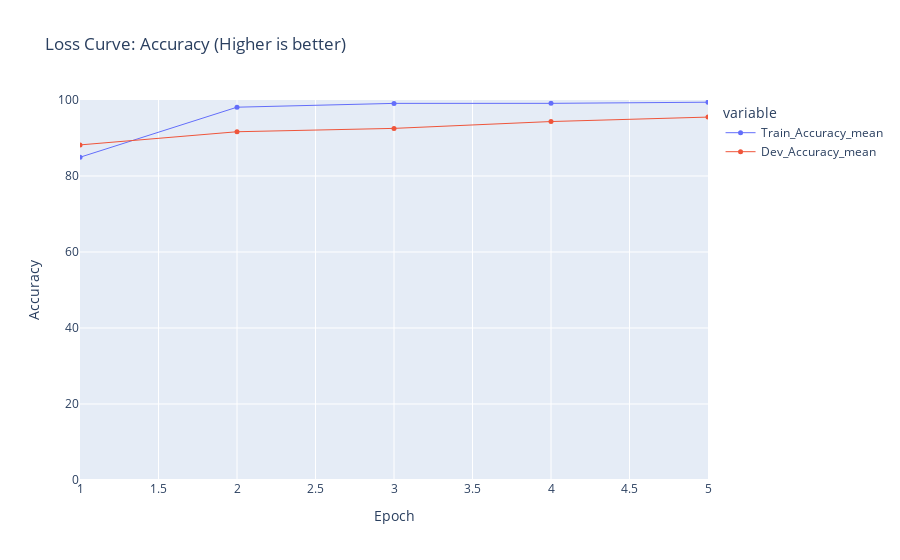

Source (notebook cell):
### Code cell
def plot_summary(df, percentage=True):
	x = df.columns[0]
	y = df.columns[1:]

	if percentage:
		df[y] *= 100

	fig = px.line(
		data_frame=df,
		x=x,
		y=y,
		title="Loss Curve: Accuracy (Higher is better)",
		range_x=[df[x].values.min(), df[x].values.max()],
		range_y=[0, 100 if percentage else 1], # df[y].values.min() * 0.95
		markers=True,
	)
	fig.update_layout(xaxis_title="Epoch", yaxis_title="Accuracy")
	fig.update_traces(
		patch={
			"marker": {"size": 5},
			"line": {
				"width": 1,
				# "dash": "dot"
			},
		}
	)

	fig.show()

plot_summary(summary)

### Figure 1 — Plotly figure (JSON) as saved in the notebook; plotly's stock layout.template omitted (floating-point values rounded to 4 significant figures)
{"data": [{"hovertemplate": "variable=Train_Accuracy_mean<br>Epoch_=%{x}<br>value=%{y}<extra></extra>", "legendgroup": "Train_Accuracy_mean", "line": {"color": "#636efa", "dash": "solid", "width": 1}, "marker": {"size": 5, "symbol": "circle"}, "mode": "lines+markers", "name": "Train_Accuracy_mean", "orientation": "v", "showlegend": true, "type": "scatter", "x": [1, 2, 3, 4, 5], "xaxis": "x", "y": [84.94, 98.11, 99.11, 99.12, 99.42], "yaxis": "y"}, {"hovertemplate": "variable=Dev_Accuracy_mean<br>Epoch_=%{x}<br>value=%{y}<extra></extra>", "legendgroup": "Dev_Accuracy_mean", "line": {"color": "#EF553B", "dash": "solid", "width": 1}, "marker": {"size": 5, "symbol": "circle"}, "mode": "lines+markers", "name": "Dev_Accuracy_mean", "orientation": "v", "showlegend": true, "type": "scatter", "x": [1, 2, 3, 4, 5], "xaxis": "x", "y": [88.18, 91.65, 92.53, 94.33, 95.5], "yaxis": "y"}], "layout": {"legend": {"title": {"text": "variable"}, "tracegroupgap": 0}, "title": {"text": "Loss Curve: Accuracy (Higher is better)"}, "xaxis": {"anchor": "y", "domain": [0, 1], "range": [1, 5], "title": {"text": "Epoch"}}, "yaxis": {"anchor": "x", "domain": [0, 1], "range": [0, 100], "title": {"text": "Accuracy"}}}}
